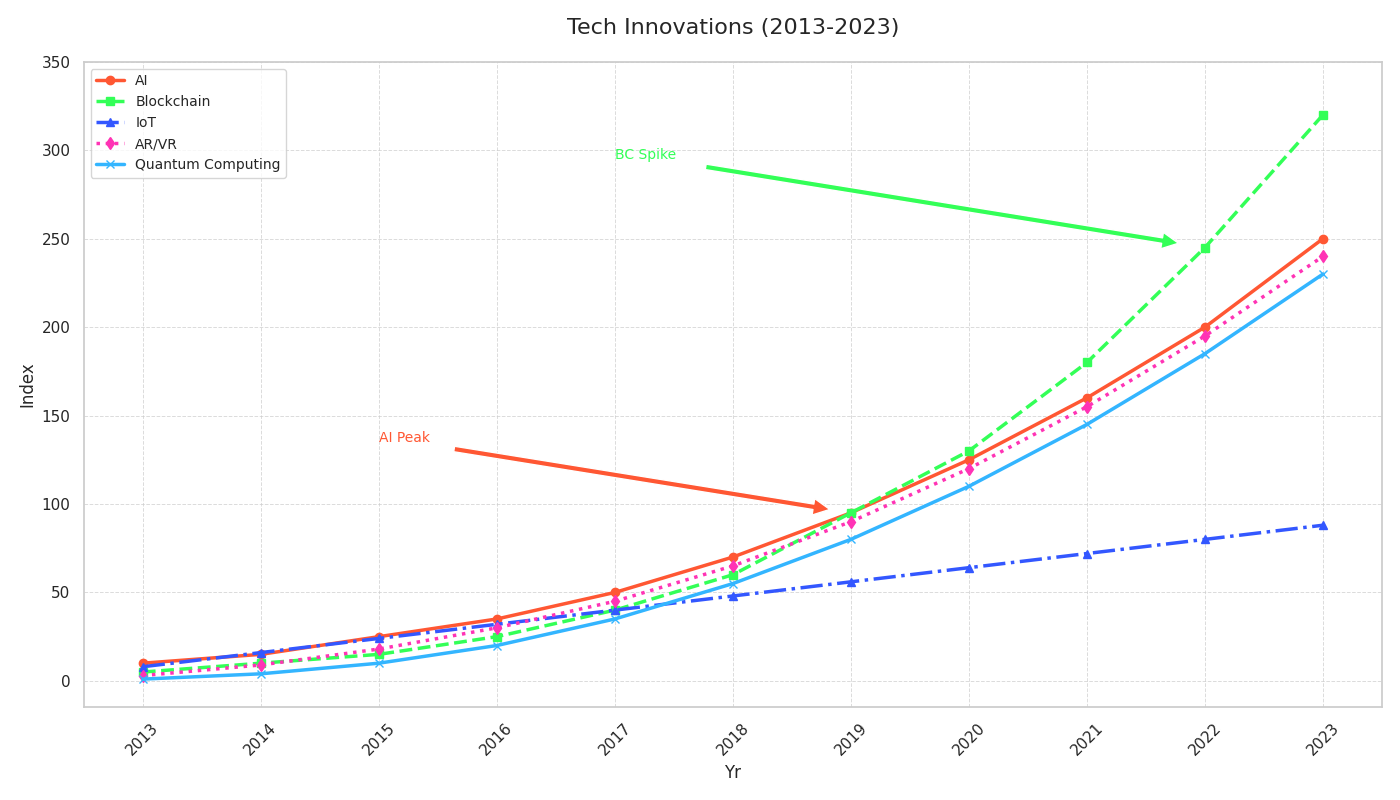

The script that drew this image:
import matplotlib.pyplot as plt
import numpy as np

years = np.arange(2013, 2024)
ai_index = np.array([10, 15, 25, 35, 50, 70, 95, 125, 160, 200, 250])
blockchain_index = np.array([5, 10, 15, 25, 40, 60, 95, 130, 180, 245, 320])
iot_index = np.array([8, 16, 24, 32, 40, 48, 56, 64, 72, 80, 88])

# Additional made-up data
arvr_index = np.array([3, 9, 18, 30, 45, 65, 90, 120, 155, 195, 240])
quantum_index = np.array([1, 4, 10, 20, 35, 55, 80, 110, 145, 185, 230])

plt.figure(figsize=(14, 8))

plt.plot(years, ai_index, marker='o', label='AI', linestyle='-', linewidth=2.5, color='#FF5733')
plt.plot(years, blockchain_index, marker='s', label='Blockchain', linestyle='--', linewidth=2.5, color='#33FF57')
plt.plot(years, iot_index, marker='^', label='IoT', linestyle='-.', linewidth=2.5, color='#3357FF')

# Plot the new data series
plt.plot(years, arvr_index, marker='d', label='AR/VR', linestyle=':', linewidth=2.5, color='#FF33B5')
plt.plot(years, quantum_index, marker='x', label='Quantum Computing', linestyle='-', linewidth=2.5, color='#33B5FF')

plt.title('Tech Innovations (2013-2023)', fontsize=16, pad=20)
plt.xlabel('Yr', fontsize=12)
plt.ylabel('Index', fontsize=12)
plt.xticks(years, rotation=45)
plt.yticks(np.arange(0, 351, 50))

plt.grid(True, which='both', linestyle='--', linewidth=0.7, alpha=0.7)
plt.legend(loc='upper left', fontsize=10)

plt.annotate('AI Peak',
             xy=(2019, ai_index[6]), 
             xytext=(2015, ai_index[6] + 40),
             arrowprops=dict(facecolor='#FF5733', shrink=0.05),
             fontsize=10, color='#FF5733')

plt.annotate('BC Spike',
             xy=(2022, blockchain_index[9]), 
             xytext=(2017, blockchain_index[9] + 50),
             arrowprops=dict(facecolor='#33FF57', shrink=0.05),
             fontsize=10, color='#33FF57')

plt.tight_layout()

plt.show()
